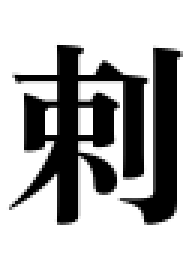
#> input picture character/chinese/剌.png, 64 x 90 px (shown 3 times larger); its folder holds only this picture in this run
$ python test.py
#> lines starting #> are read from the running program, lines starting #| are printed output that depends on the picture; after the words box and inside, x2 and y2 are one past the last pixel; in counts of white or black regions, pixels touching at a corner belong together; long printed decimals are rounded
#> further down, image_origin is the input picture: shape (90, 64, 3); min 0, max 255, mean 180
import os
import cv2
import numpy as np
def image_binarization(image):#图片二值化
    gray = cv2.cvtColor(image, cv2.COLOR_RGB2GRAY)
    h, w =gray.shape[:2]
#> h = 90; w = 64
    m = np.reshape(gray, [1,w*h])
    mean = m.sum()/(w*h)
#> mean = 180
    if(mean == 255):
      mean = 0
    ret, binary =  cv2.threshold(gray, 100, 255, cv2.THRESH_BINARY)#原来是150
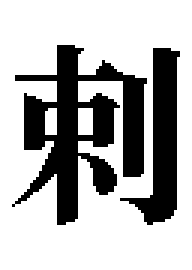
#> binary: shape (90, 64) (shown 3 times larger); 70.8% white; 2 black regions, box (x1, y1, x2, y2) and area: (4, 15, 49, 75) 1182, (40, 16, 60, 75) 502
    return binary
def is51W(list):
  return not ((list - [255,0,0,255,255,255,0,0,0,0]).any())
def is6W(list):
  return not ((list - [255,0,0,255,255,0,0,0,0,0]).any())
def is71W(list):
  return not ((list - [255,0,0,255,0,0,0,0,0,0]).any())
def is72W(list):
  return not ((list - [255,0,0,0,255,0,0,0,0,0]).any())
def is4W(list):
  return not ((list - [255,0,255,255,255,255,0,0,0,0]).any())
def is32W(list):
  return not ((list - [255,255,255,255,255,255,0,0,0,255]).any())
def is11B(list):
  return not ((list - [0,0,255,255,255,255,255,255,255,0]).any())
def is12B(list):
  return not ((list - [0,255,255,255,255,255,255,255,0,255]).any())
def is2B(list):
  return not ((list - [0,0,255,255,255,255,255,255,0,0]).any())
def is31B(list):
  return not ((list - [0,0,255,255,255,255,255,0,0,0]).any())
def is4B(list):
  return not ((list - [0,0,255,255,255,255,0,0,0,0]).any())
def is52B(list):
  return not ((list - [0,0,255,255,255,0,0,0,0,0]).any())
text = open('songti.txt','a')
# [15 lines of commented-out code are left out]
average = 1471
for root,dirs,files in os.walk("./chinese"):
    print(len(files))
    for fn in files:
        print(fn)
        if (fn == '.DS_Store'):
            continue
        path = "./chinese/" + fn
        image_origin = cv2.imread(path)
        image = image_binarization(image_origin)
        # cv2.imshow(fn,image)
        # cv2.waitKey(0)
        toW = 0
        toB = 0
        block = 0
        for j in range(1,image.shape[1]-1):
            for i in range(1,image.shape[0]-1):
                if (not (image[i][j] - [0,0,0]).any()):
                    block += 1
#> after the loop, block = 1684
        for i in range(1,image.shape[0]-1):
            for j in range(1,image.shape[1]-1):
                y = np.zeros(10,dtype=int)
                y[0] = image[i][j]
                y[1] = image[i-1][j-1]
                y[2] = image[i-1][j]
                y[3] = image[i-1][j+1]
                y[4] = image[i][j+1]
                y[5] = image[i+1][j+1]
                y[6] = image[i+1][j]
                y[7] = image[i+1][j-1]
                y[8] = image[i][j-1]
                y[9] = y[1]
                i1 = [0,3,4,5,6,7,8,1,2,3]
                y1 = np.zeros(10,dtype=int)
                for ii in range(0,10):
                    y1[ii] = y[i1[ii]]
                i2 = [0,5,6,7,8,1,2,3,4,5]
                y2 = np.zeros(10,dtype=int)
                for ii in i2:
                    y2[ii] = y[i2[ii]]
                i3 = [0,7,8,1,2,3,4,5,6,7]
                y3 = np.zeros(10,dtype=int)
                for ii in i3:
                    y3[ii] = y[i3[ii]]
                rotate = [[0,1,2,3,4,5,6,7,8,1],[0,3,4,5,6,7,8,1,2,3],[0,5,6,7,8,1,2,3,4,5],[0,7,8,1,2,3,4,5,6,7]]
                symmetry = [0,7,6,5,4,3,2,1,8,7]
                flag = 0
                for r in range(0,4):
                    temp_y = np.zeros(10,dtype=int)
                    for value in range(0,10):
                        temp_y[value] = y[rotate[r][value]]
                    if (is51W(temp_y) or is6W(temp_y) or is71W(temp_y) or is72W(temp_y) or is4W(temp_y) or is32W(temp_y)):
                        flag = 1
                    temp_array = np.zeros(10,dtype=int)
                    for value in range(0,10):
                        temp_array[value] = temp_y[value]
                    for value in range(0,10):
                        temp_y[value] = temp_array[symmetry[value]]
                    if (is51W(temp_y) or is6W(temp_y) or is71W(temp_y) or is72W(temp_y) or is4W(temp_y) or is32W(temp_y)):
                        flag = 1
                    if (flag == 1):
                        toW += 1
                flag = 0
                for r in range(0,4):
                    temp_y = np.zeros(10,dtype=int)
                    for value in range(0,10):
                        temp_y[value] = y[rotate[r][value]]
                    if (is11B(temp_y) or is12B(temp_y) or is2B(temp_y) or is31B(temp_y) or is4B(temp_y) or is52B(temp_y)):
                        flag = 1
                    temp_array = np.zeros(10,dtype=int)
                    for value in range(0,10):
                        temp_array[value] = temp_y[value]
                    for value in range(0,10):
                        temp_y[value] = temp_array[symmetry[value]]
                    if (is11B(temp_y) or is12B(temp_y) or is2B(temp_y) or is31B(temp_y) or is4B(temp_y) or is52B(temp_y)):
                        flag = 1
                    if (flag == 1):
                        toB += 1
#> after the loop, toB = 222; toW = 214
        print((toB + toW) / average / 2)
#| 0.1482
        text.write(fn + " " + str(round((toB + toW) / average / 2,2)) + '\n')
text.close()


$ run again, on character/chinese/奈.png
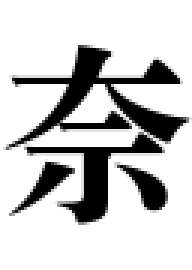
#> input picture character/chinese/奈.png, 64 x 90 px (shown 3 times larger)
#> image_origin is the input picture: shape (90, 64, 3); min 0, max 255, mean 202.5
#> mean = 202.5
#> in image_binarization, `ret, binary =  cv2.threshold(gray, 100, 255, cv2.THRESH_BINARY)#原来是150`:
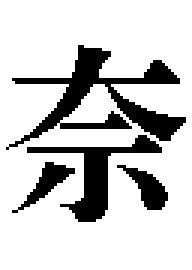
#> binary: shape (90, 64) (shown 3 times larger); 80.2% white; 4 black regions, box (x1, y1, x2, y2) and area: (2, 15, 62, 50) 604, (9, 45, 54, 74) 320, (39, 55, 56, 70) 110, (4, 54, 25, 71) 104
#> after the loop `for i in range(1,image.shape[0]-1):`: toB = 425; toW = 384
#| 0.275

$ run again, on character/chinese/尺.png
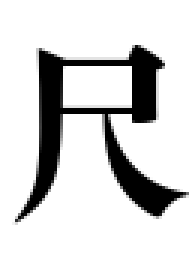
#> input picture character/chinese/尺.png, 64 x 90 px (shown 3 times larger)
#> image_origin is the input picture: shape (90, 64, 3); min 0, max 255, mean 213.1
#> mean = 213.1
#> in image_binarization, `ret, binary =  cv2.threshold(gray, 100, 255, cv2.THRESH_BINARY)#原来是150`:
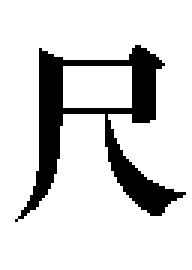
#> binary: shape (90, 64) (shown 3 times larger); 83.9% white; 1 black region, box (x1, y1, x2, y2) and area: (5, 15, 62, 74) 925
#> after the loop `for i in range(1,image.shape[0]-1):`: toB = 216; toW = 210
#| 0.1448

$ run again, on character/chinese/岘.png
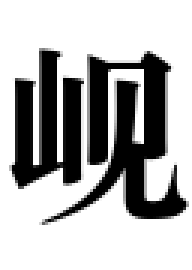
#> input picture character/chinese/岘.png, 64 x 90 px (shown 3 times larger)
#> image_origin is the input picture: shape (90, 64, 3); min 0, max 255, mean 179.3
#> mean = 179.3
#> in image_binarization, `ret, binary =  cv2.threshold(gray, 100, 255, cv2.THRESH_BINARY)#原来是150`:
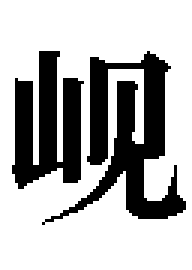
#> binary: shape (90, 64) (shown 3 times larger); 71.1% white; 2 black regions, box (x1, y1, x2, y2) and area: (14, 17, 62, 75) 981, (4, 17, 28, 63) 684
#> after the loop `for i in range(1,image.shape[0]-1):`: toB = 238; toW = 237
#| 0.1615

$ run again, on character/chinese/劈.png
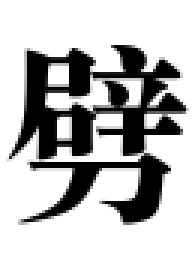
#> input picture character/chinese/劈.png, 64 x 90 px (shown 3 times larger)
#> image_origin is the input picture: shape (90, 64, 3); min 0, max 255, mean 187.5
#> mean = 187.5
#> in image_binarization, `ret, binary =  cv2.threshold(gray, 100, 255, cv2.THRESH_BINARY)#原来是150`:
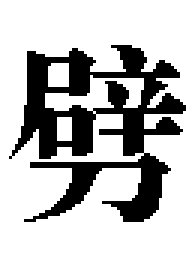
#> binary: shape (90, 64) (shown 3 times larger); 74.5% white; 1 black region, box (x1, y1, x2, y2) and area: (3, 15, 62, 74) 1468
#> after the loop `for i in range(1,image.shape[0]-1):`: toB = 368; toW = 373
#| 0.2519
